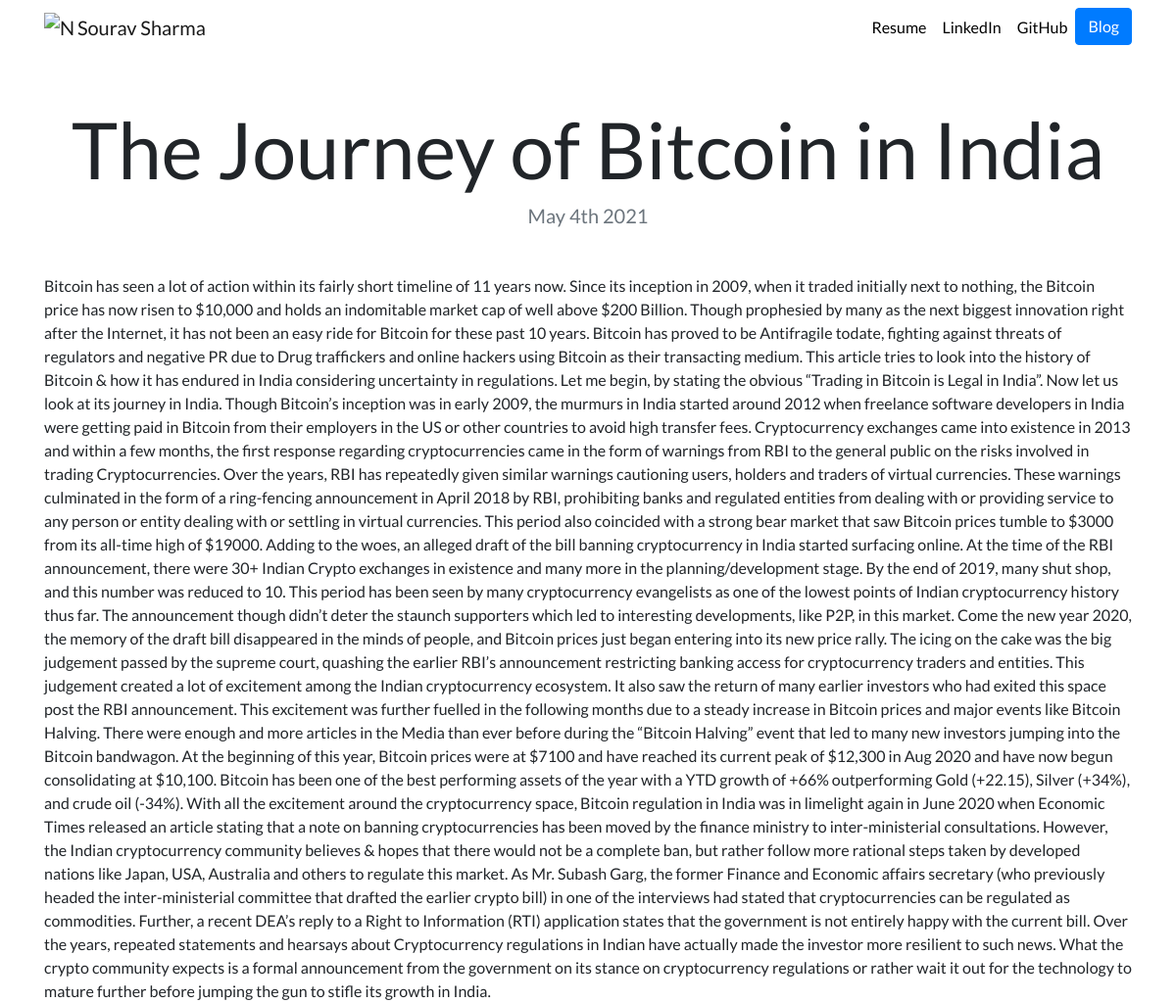
/blog1/, run on the app's committed database.
### blog/models.py (models this page shows)
class Blog(models.Model):
    title = models.CharField(max_length=100)
    description = models.CharField(max_length=25000)
    date = models.DateField()

### blog/views.py (the view)
# urls.py: path('<int:blog_id>/', views.detail, name='detail'),
def detail(request, blog_id):
    blog = get_object_or_404(Blog, pk=blog_id)
    return render(request, 'blog/detail.html',{'blog':blog})

### blog/templates/blog/detail.html
{% extends "portfolio/base.html" %}
{% load static %}
{% block content %}
<h1 class="text-center mt-5" id="blogdetailtitle">{{ blog.title }}</h1>
<h5 class="text-center text-muted mb-5">{{ blog.date|date:'F jS Y' }}</h5>
{{ blog.description|safe }}
{% endblock %}

### portfolio/static/portfolio/custom.css (style rules this page uses)
body { font-family: 'Lato', sans-serif; }
@media (min-width: 992px) { #blogdetailtitle { font-size: 5rem; } }

### data on the page
Blog: title "The Journey of Bitcoin in India", date "May 4th 2021", description "Bitcoin has seen a lot of action within its fairly short timeline of 11 years now. Since its inception in 2009, when it traded initially next to nothing, the Bitcoin price has now risen to $10,000 and holds an indomitable market cap of well above $200 Billion. Though prophesied by many as the next biggest innovation right after the Internet, it has not been an easy ride for Bitcoin for these past 10 years. Bitcoin has proved to be Antifragile todate, fighting against threats of regulators and negative PR due to Drug traffickers and online hackers using Bitcoin as their transacting medium. This article tries to look into the history of Bitcoin & how it has endured in India considering…"
